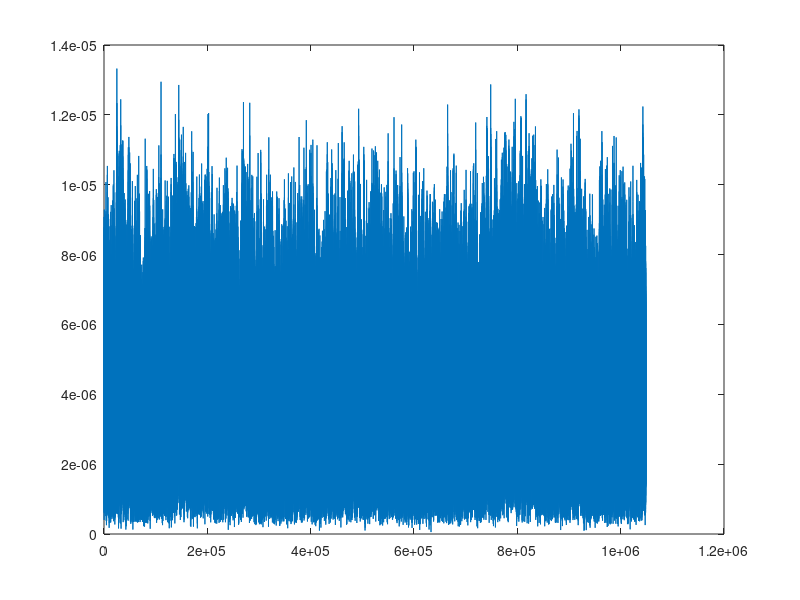

The MATLAB script that drew this image:
%% ChannelSim 

N = 2^20;

fc = 1e9;

fm = 100/299792458 * fc;

fc = 0
fm = 500;

Se = @(f,fm,fc) 1.5./(pi * fm * sqrt(1 - ((f-fc)/fm).^2));

df = 2*fm/(N-1);     
f = linspace(-fm, fm, N) + fc;

X0 = randn(1,N/2) + 1j*randn(1,N/2);
X1 = randn(1,N/2) + 1j*randn(1,N/2);

n0 = [conj(X0),X0];
n1 = [conj(X1),X1];

S0 = Se(f, fm, fc) .* n0;
S1 = Se(f, fm, fc) .* n1;

%t = zeros(size(n0)) + 1;
plot(Se(f,fm,fc));

plot(abs(n0));

% The problem is the presence of infinity at the extremes of Se
% Not sure if formula is adjusted correctly, looks waay too steep
% Check if plot is logarithmic
% Find way to solve infinity issue 

s0 = ifft(S0(2:end-1));
s1 = ifft(S1(2:end-1));

net = s0.^2 + (s1*1j).^2;
sig = sqrt(net);

plot(abs(sig))

